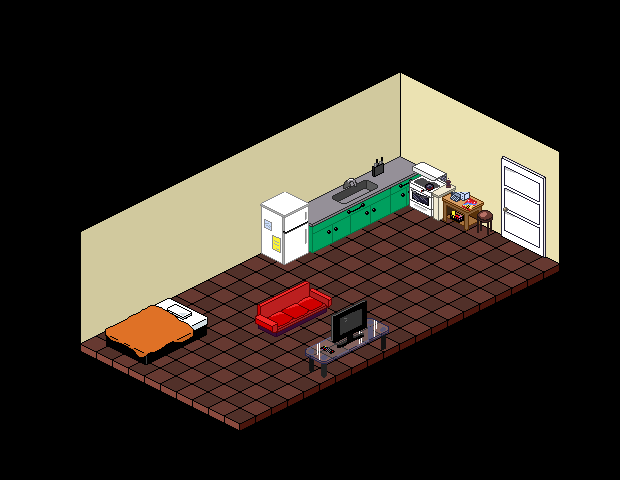

Below is a game level as drawn by its tile map, then a one-line description and the .tmx file that defines it, in full:
An orthogonal 5x5 tile map with 124x96 px tiles, 15 tile layers (tile, wall_1, wall_2, door, ...), 4 tilesets.

<map version="1.5" tiledversion="1.7.2" orientation="orthogonal" renderorder="right-down" width="5" height="5" tilewidth="124" tileheight="96" infinite="0" nextlayerid="18" nextobjectid="1">
 <tileset firstgid="1" source="dekita.tsx" />
 <tileset firstgid="501" source="minite.tsx" />
 <tileset firstgid="526" source="isu.tsx" />
 <tileset firstgid="551" source="naif.tsx" />
 <layer id="2" name="tile" width="5" height="5">
  <data encoding="csv">
0,0,0,0,0,
36,37,38,39,40,
56,57,58,59,60,
76,77,78,79,80,
96,97,98,99,100
</data>
 </layer>
 <layer id="3" name="wall_1" width="5" height="5">
  <data encoding="csv">
101,102,103,104,110,
121,122,123,124,130,
141,142,143,144,150,
161,162,163,164,165,
0,0,0,0,0
</data>
 </layer>
 <layer id="4" name="wall_2" width="5" height="5">
  <data encoding="csv">
0,0,0,109,110,
0,0,0,129,130,
0,0,0,149,150,
0,0,169,169,170,
0,0,0,0,0
</data>
 </layer>
 <layer id="6" name="door" width="5" height="5">
  <data encoding="csv">
0,0,0,0,0,
0,0,0,0,425,
0,0,0,0,445,
0,0,0,0,0,
0,0,0,0,0
</data>
 </layer>
 <layer id="7" name="bed" width="5" height="5">
  <data encoding="csv">
0,0,0,0,0,
0,0,0,0,0,
0,0,0,0,0,
261,262,0,0,0,
0,0,0,0,0
</data>
 </layer>
 <layer id="8" name="sinku" width="5" height="5">
  <data encoding="csv">
0,0,0,0,0,
0,0,338,339,0,
0,0,358,359,0,
0,0,0,0,0,
0,0,0,0,0
</data>
 </layer>
 <layer id="9" name="icebox" width="5" height="5">
  <data encoding="csv">
0,0,0,0,0,
0,0,0,0,0,
0,0,253,0,0,
0,0,0,0,0,
0,0,0,0,0
</data>
 </layer>
 <layer id="10" name="conro" width="5" height="5">
  <data encoding="csv">
0,0,0,0,0,
0,0,0,334,0,
0,0,0,354,0,
0,0,0,0,0,
0,0,0,0,0
</data>
 </layer>
 <layer id="11" name="wall_3" width="5" height="5">
  <data encoding="csv">
0,0,0,0,0,
0,0,0,239,0,
0,0,0,259,0,
0,0,0,0,0,
0,0,0,0,0
</data>
 </layer>
 <layer id="12" name="knife" width="5" height="5">
  <data encoding="csv">
0,0,0,0,0,
0,0,0,559,0,
0,0,0,0,0,
0,0,0,0,0,
0,0,0,0,0
</data>
 </layer>
 <layer id="13" name="table" width="5" height="5">
  <data encoding="csv">
0,0,0,0,0,
0,0,0,0,0,
0,0,0,514,0,
0,0,0,0,0,
0,0,0,0,0
</data>
 </layer>
 <layer id="14" name="chair" width="5" height="5">
  <data encoding="csv">
0,0,0,0,0,
0,0,0,0,0,
0,0,0,539,0,
0,0,0,0,0,
0,0,0,0,0
</data>
 </layer>
 <layer id="15" name="sofa" width="5" height="5">
  <data encoding="csv">
0,0,0,0,0,
0,0,0,0,0,
0,0,158,0,0,
0,0,178,0,0,
0,0,0,0,0
</data>
 </layer>
 <layer id="16" name="TVstand" width="5" height="5">
  <data encoding="csv">
0,0,0,0,0,
0,0,0,0,0,
0,0,0,0,0,
0,0,268,269,0,
0,0,0,0,0
</data>
 </layer>
 <layer id="17" name="TV" width="5" height="5">
  <data encoding="csv">
0,0,0,0,0,
0,0,0,0,0,
0,0,0,0,0,
0,0,173,0,0,
0,0,0,0,0
</data>
 </layer>
</map>